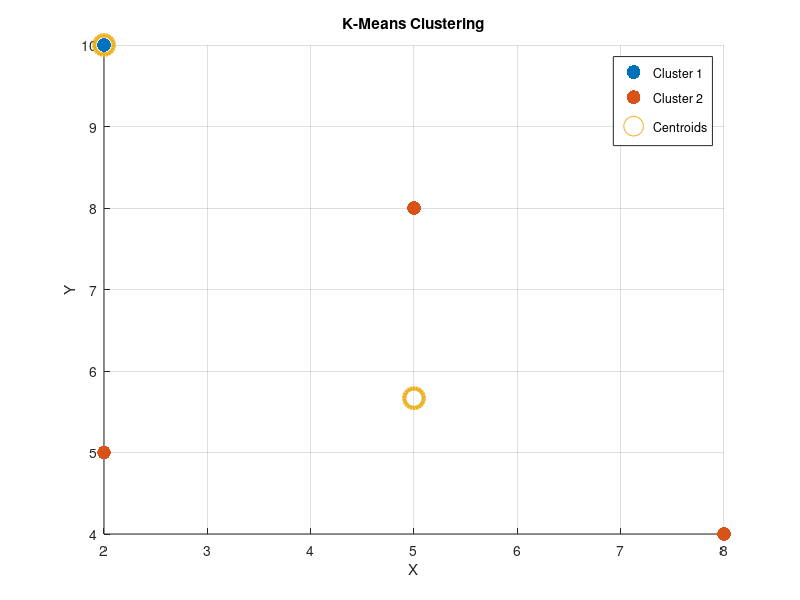

MATLAB code to generate this figure:
%% K-means 简单示例
clc; clear; close all;

% 数据点
X = [2, 10;
     2, 5;
     8, 4;
     5, 8];

% 设定 K 值
K = 2;

% kmeans，设置初始迭代点和最大迭代次数
[labels, centroids] = kmeans(X, K, 'Start', [2,10; 5,8], 'MaxIter', 10);

% 打印簇中心
fprintf('Final Centroids:\n');
disp(centroids);


figure;
hold on;
scatter(X(labels==1,1), X(labels==1,2), 100, 'bo', 'filled'); 
scatter(X(labels==2,1), X(labels==2,2), 100, 'ro', 'filled'); 
scatter(centroids(:,1), centroids(:,2), 200, 'kx', 'LineWidth', 3); 
xlabel('X');
ylabel('Y');
title('K-Means Clustering');
legend('Cluster 1', 'Cluster 2', 'Centroids');
grid on;
hold off;
